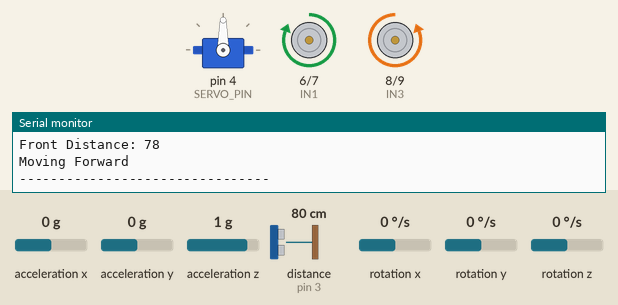
Recording of a sketch running on a simulated Arduino Uno, built with avr-gcc and run on an emulated ATmega328P. On the bench: servo, motor-driver pin pairs drawn as motors (green arrow = first pin HIGH = forward, orange = second pin HIGH = backward, longer = more drive, scaled by the enable pin), the last lines printed to the serial monitor. Wiring (inferred from the names in the program): ultrasonic range finder: trigger pin 2; echo pin 3. The inputs (shaded band) are chosen by the test bench; at power-on: distance to the obstacle (sensor on pin 3) 80 cm, acceleration x 0 g, acceleration z 1 g, acceleration y 0 g, rotation x 0 °/s, rotation y 0 °/s, rotation z 0 °/s. The echo pulse lasts 58.3 µs per cm.

Above: at 2.2 s.
2.3 s: distance to the obstacle (sensor on pin 3) set to 24 cm
3.8 s: distance to the obstacle (sensor on pin 3) set to 19 cm
At 4.35 s:
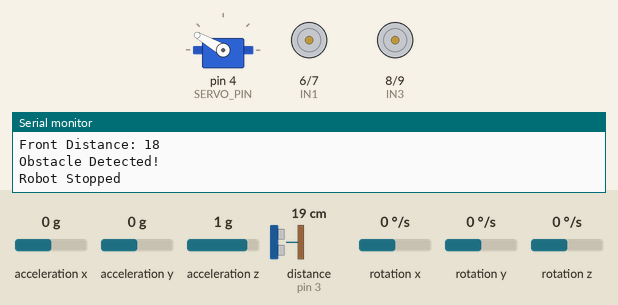
At 5.64 s:
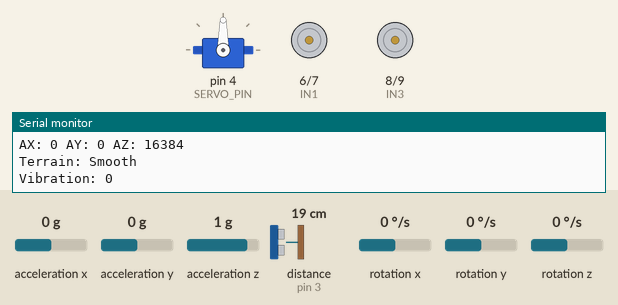
6.8 s: acceleration x set to -1.4 g
At 6.96 s:
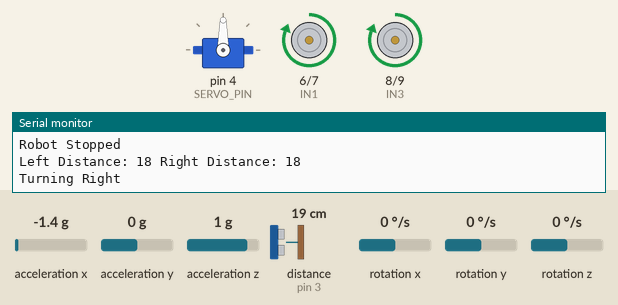
9.8 s: distance to the obstacle (sensor on pin 3) set to 2 cm
At 10.39 s:
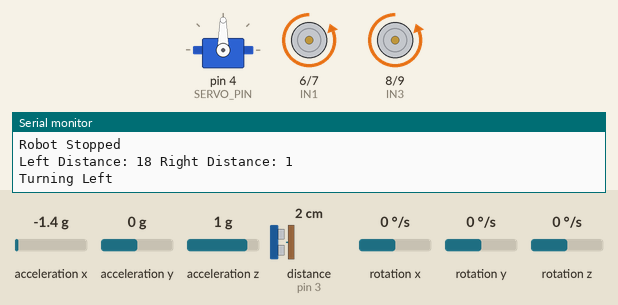
12.8 s: acceleration z set to -1.4 g
15.8 s: acceleration x set to 0 g
Timing chart, 0 to 19.8 s (numbered marks = the images above; inputs shaded):
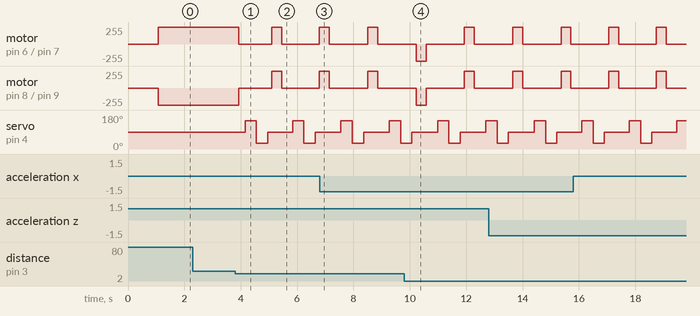

Measured:
- the behaviour switches between 22 and 21 cm on distance to the obstacle (sensor on pin 3) (found by bisection; images 0 and 1)
- after the input at 3.8 s, motor on pin 6 (IN1) / pin 7 (IN2), motor on pin 8 (IN3) / pin 9 (IN4): alternates forward 255/255 for 0.35 s and stopped for 1.3 s, starting after 0.14 s; servo on pin 4 (SERVO_PIN): 90° → 150° after 0.35 s, → 30° 0.40 s later, → 90° 0.40 s later, → 150° 0.88 s later, … (6 changes in this stretch)

The sketch:

practice.sql.ino
```cpp
#include <Servo.h>
#include <Wire.h>
#include <MPU6050.h>

// =====================================
// ULTRASONIC SENSOR
// =====================================

#define TRIG_PIN 2
#define ECHO_PIN 3

// =====================================
// SERVO
// =====================================

#define SERVO_PIN 4

// =====================================
// L298N MOTOR DRIVER
// RIGHT SIDE -> OUT1 OUT2
// LEFT SIDE  -> OUT3 OUT4
// =====================================

#define ENA 5
#define IN1 6
#define IN2 7

#define IN3 8
#define IN4 9
#define ENB 10

// =====================================
// OBJECTS
// =====================================

Servo scannerServo;
MPU6050 mpu;

// =====================================
// VARIABLES
// =====================================

int obstacleLimit = 20;

// =====================================
// SETUP
// =====================================

void setup() {

  Serial.begin(9600);

  // ---------------- MOTOR PINS ----------------

  pinMode(ENA, OUTPUT);
  pinMode(ENB, OUTPUT);

  pinMode(IN1, OUTPUT);
  pinMode(IN2, OUTPUT);

  pinMode(IN3, OUTPUT);
  pinMode(IN4, OUTPUT);

  // ---------------- ULTRASONIC ----------------

  pinMode(TRIG_PIN, OUTPUT);
  pinMode(ECHO_PIN, INPUT);

  // ---------------- SERVO ----------------

  scannerServo.attach(SERVO_PIN);
  scannerServo.write(90);

  // ---------------- MPU6050 ----------------

  Wire.begin();
  mpu.initialize();

  // ---------------- ENABLE MOTORS ----------------

  digitalWrite(ENA, HIGH);
  digitalWrite(ENB, HIGH);

  // ---------------- STOP ROBOT INITIALLY ----------------

  stopRobot();

  Serial.println("================================");
  Serial.println("AUTONOMOUS ROBOT STARTED");
  Serial.println("MPU6050 INITIALIZED");
  Serial.println("================================");

  delay(1000);
}

// =====================================
// MAIN LOOP
// =====================================

void loop() {

  readTerrainData();

  int frontDistance = getDistance();

  Serial.print("Front Distance: ");
  Serial.println(frontDistance);

  // ---------------- MOVE / OBSTACLE ----------------

  if (frontDistance > obstacleLimit || frontDistance <= 0) {

    moveForward();
  } else {

    Serial.println("Obstacle Detected!");

    stopRobot();

    delay(200);

    chooseDirection();
  }

  Serial.println("--------------------------------");

  delay(30);
}

// =====================================
// DISTANCE FUNCTION
// =====================================

int getDistance() {

  digitalWrite(TRIG_PIN, LOW);
  delayMicroseconds(2);

  digitalWrite(TRIG_PIN, HIGH);
  delayMicroseconds(10);

  digitalWrite(TRIG_PIN, LOW);

  long duration = pulseIn(ECHO_PIN, HIGH, 30000);

  // NO ECHO

  if (duration == 0) {

    return 200;
  }

  int distance = duration * 0.034 / 2;

  return distance;
}

// =====================================
// TERRAIN ANALYSIS
// =====================================

void readTerrainData() {

  int16_t ax, ay, az;

  mpu.getAcceleration(&ax, &ay, &az);

  int vibration = abs(az - 16384);

  float tiltX = ax / 16384.0;
  float tiltY = ay / 16384.0;

  Serial.print("AX: ");
  Serial.print(ax);

  Serial.print(" AY: ");
  Serial.print(ay);

  Serial.print(" AZ: ");
  Serial.println(az);

  // ---------------- TERRAIN ----------------

  if (vibration < 1000) {

    Serial.println("Terrain: Smooth");
  } else if (vibration < 4000) {

    Serial.println("Terrain: Moderate");
  } else {

    Serial.println("Terrain: Rough");
  }

  // ---------------- TILT ----------------

  if (abs(tiltX) > 0.7 || abs(tiltY) > 0.7) {

    Serial.println("Dangerous Tilt Detected");
  }

  Serial.print("Vibration: ");
  Serial.println(vibration);
}

// =====================================
// MOVE FORWARD
// =====================================


void moveForward() {

  digitalWrite(ENA, HIGH);
  digitalWrite(ENB, HIGH);

  // RIGHT SIDE FORWARD

  digitalWrite(IN1, HIGH);
  digitalWrite(IN2, LOW);

  // LEFT SIDE FORWARD

  digitalWrite(IN3, LOW);
  digitalWrite(IN4, HIGH);

  Serial.println("Moving Forward");
}

// =====================================
// STOP ROBOT
// =====================================

void stopRobot() {

  digitalWrite(IN1, LOW);
  digitalWrite(IN2, LOW);

  digitalWrite(IN3, LOW);
  digitalWrite(IN4, LOW);

  Serial.println("Robot Stopped");
}

// =====================================
// TURN LEFT
// =====================================

void turnLeft() {

  digitalWrite(ENA, HIGH);
  digitalWrite(ENB, HIGH);

  // RIGHT SIDE FORWARD

  digitalWrite(IN1, LOW);
  digitalWrite(IN2, HIGH);

  // LEFT SIDE BACKWARD

  digitalWrite(IN3, LOW);
  digitalWrite(IN4, HIGH);

  Serial.println("Turning Left");

  delay(350);

  stopRobot();

  delay(100);
}

// =====================================
// TURN RIGHT
// =====================================

void turnRight() {

  digitalWrite(ENA, HIGH);
  digitalWrite(ENB, HIGH);

  // RIGHT SIDE BACKWARD

  digitalWrite(IN1, HIGH);
  digitalWrite(IN2, LOW);

  // LEFT SIDE FORWARD

  digitalWrite(IN3, HIGH);
  digitalWrite(IN4, LOW);

  Serial.println("Turning Right");

  delay(350);

  stopRobot();

  delay(100);
}

// =====================================
// CHOOSE DIRECTION
// =====================================

void chooseDirection() {

  int leftDistance;
  int rightDistance;

  // ---------------- LOOK LEFT ----------------

  scannerServo.write(150);

  delay(400);

  leftDistance = getDistance();

  // ---------------- LOOK RIGHT ----------------

  scannerServo.write(30);

  delay(400);

  rightDistance = getDistance();

  // ---------------- CENTER ----------------

  scannerServo.write(90);

  delay(150);

  Serial.print("Left Distance: ");
  Serial.print(leftDistance);

  Serial.print(" Right Distance: ");
  Serial.println(rightDistance);

  // ---------------- DECISION ----------------

  if (leftDistance > rightDistance) {

    turnLeft();
  } else {

    turnRight();
  }
}
```
